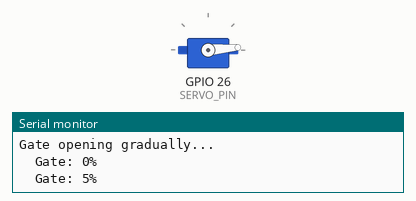
Simulated run of this sketch. Board: ESP32. Parts: servo, the last lines printed to the serial monitor.

Above: at 4.2 s.
At 6.9 s:
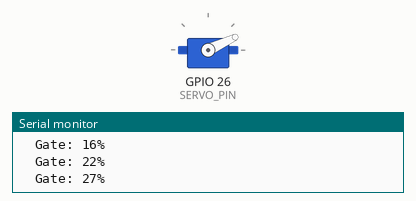
At 9.6 s:
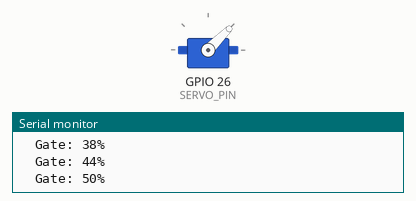
At 15.6 s:
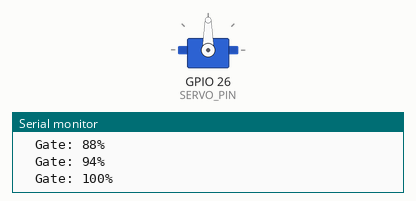
Timing chart, 0 to 40.0 s (numbered marks = the images above):
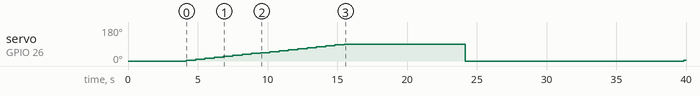

Measured:
- by itself, servo on GPIO 26 (SERVO_PIN): 0° → 5° at 4.2 s, → 10° 0.67 s later, → 15° 0.67 s later, → 20° 0.67 s later, … (20 changes in this stretch)

The sketch:

flood_gate.ino
```cpp
/*
 * Flood Simulation - Servo Gate + Pump
 * Board: Magicbit NEO (ESP32)
 *
 * The gate opens gradually to simulate rising water,
 * holds open for flooding, then closes to let it drain.
 * Pump runs continuously to recirculate water.
 *
 * Wiring:
 *   Servo signal (orange) → Pin 26
 *   Servo VCC (red)       → 5V
 *   Servo GND (brown)     → GND
 *   Pump +                → 5V (always on)
 *   Pump –                → GND
 */

#include <ESP32Servo.h>

#define SERVO_PIN     26

#define GATE_CLOSED   0
#define GATE_FULL     90

// ── Timing (adjust to match your model) ──────────────
#define FILL_TIME     12000   // 12s — gate open, water fills river bed
#define FLOOD_TIME     8000   //  8s — hold open, river bed overflows
#define DRAIN_TIME    15000   // 15s — gate closed, water drains back
// ──────────────────────────────────────────────────────

Servo gate;

void openGateSlowly() {
  Serial.println("Gate opening gradually...");
  for (int angle = GATE_CLOSED; angle <= GATE_FULL; angle += 5) {
    gate.write(angle);
    int pct = map(angle, GATE_CLOSED, GATE_FULL, 0, 100);
    Serial.print("  Gate: ");
    Serial.print(pct);
    Serial.println("%");
    delay(FILL_TIME / ((GATE_FULL - GATE_CLOSED) / 5));
  }
}

void closeGate() {
  gate.write(GATE_CLOSED);
  Serial.println("Gate CLOSED");
}

void setup() {
  Serial.begin(115200);
  delay(500);

  gate.attach(SERVO_PIN);
  closeGate();

  Serial.println("================================");
  Serial.println("  Flood Simulation - Gate");
  Serial.println("  Gateway College - Smart Country");
  Serial.println("================================");
  Serial.println("Pump running continuously...");
  Serial.println("Starting in 3 seconds...");
  delay(3000);
}

void loop() {
  // Phase 1: Open gate gradually — water fills river bed
  openGateSlowly();

  // Phase 2: Hold gate open — river bed overflows (flood!)
  Serial.println("FLOODING — gate fully open");
  delay(FLOOD_TIME);

  // Phase 3: Close gate — water drains
  closeGate();
  Serial.println("Draining...");
  delay(DRAIN_TIME);

  Serial.println("── Next flood cycle ──");
  Serial.println();
}
```
